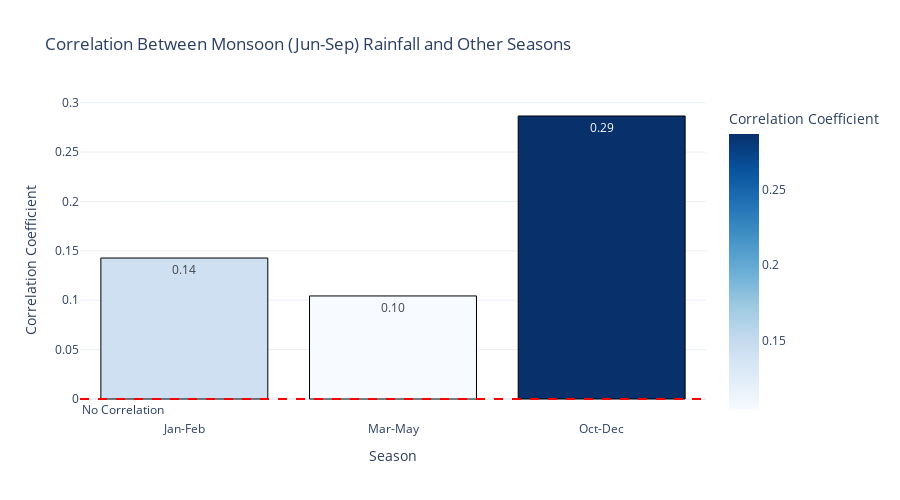

Notebook code for this chart:
### Code cell
# correlation analysis between monsoon (Jun-Sep) rainfall and other seasons
seasonal_columns = ['Jan-Feb', 'Mar-May', 'Jun-Sep', 'Oct-Dec']
monsoon_column = 'Jun-Sep'
relationships = {}

for season in seasonal_columns:
    if season != monsoon_column:
        corr, _ = pearsonr(df[monsoon_column], df[season])
        relationships[season] = corr

correlation_data = pd.DataFrame({
    'Season': list(relationships.keys()),
    'Correlation Coefficient': list(relationships.values())
})

fig = px.bar(
    correlation_data,
    x='Season',
    y='Correlation Coefficient',
    title='Correlation Between Monsoon (Jun-Sep) Rainfall and Other Seasons',
    labels={'Season': 'Season', 'Correlation Coefficient': 'Correlation Coefficient'},
    text='Correlation Coefficient',
    color='Correlation Coefficient',
    color_continuous_scale='Blues'
)

fig.add_hline(
    y=0,
    line_dash="dash",
    line_color="red",
    annotation_text="No Correlation",
    annotation_position="bottom left"
)

fig.update_traces(marker_line_color='black', marker_line_width=1, texttemplate='%{text:.2f}')
fig.update_layout(
    template='plotly_white',
    height=500
)

fig.show()

### Figure 1 — Plotly figure (JSON) as saved in the notebook; plotly's stock layout.template omitted (floating-point values rounded to 4 significant figures)
{"data": [{"hovertemplate": "Season=%{x}<br>Correlation Coefficient=%{marker.color}<extra></extra>", "legendgroup": "", "marker": {"color": [0.1427, 0.1043, 0.2865], "coloraxis": "coloraxis", "line": {"color": "black", "width": 1}, "pattern": {"shape": ""}}, "name": "", "orientation": "v", "showlegend": false, "text": [0.1427, 0.1043, 0.2865], "textposition": "auto", "texttemplate": "%{text:.2f}", "type": "bar", "x": ["Jan-Feb", "Mar-May", "Oct-Dec"], "xaxis": "x", "y": [0.1427, 0.1043, 0.2865], "yaxis": "y"}], "layout": {"annotations": [{"showarrow": false, "text": "No Correlation", "x": 0, "xanchor": "left", "xref": "x domain", "y": 0, "yanchor": "top", "yref": "y"}], "barmode": "relative", "coloraxis": {"colorbar": {"title": {"text": "Correlation Coefficient"}}, "colorscale": [[0, "rgb(247,251,255)"], [0.125, "rgb(222,235,247)"], [0.25, "rgb(198,219,239)"], [0.375, "rgb(158,202,225)"], [0.5, "rgb(107,174,214)"], [0.625, "rgb(66,146,198)"], [0.75, "rgb(33,113,181)"], [0.875, "rgb(8,81,156)"], [1, "rgb(8,48,107)"]]}, "height": 500, "legend": {"tracegroupgap": 0}, "shapes": [{"line": {"color": "red", "dash": "dash"}, "type": "line", "x0": 0, "x1": 1, "xref": "x domain", "y0": 0, "y1": 0, "yref": "y"}], "title": {"text": "Correlation Between Monsoon (Jun-Sep) Rainfall and Other Seasons"}, "xaxis": {"anchor": "y", "domain": [0, 1], "title": {"text": "Season"}}, "yaxis": {"anchor": "x", "domain": [0, 1], "title": {"text": "Correlation Coefficient"}}}}
